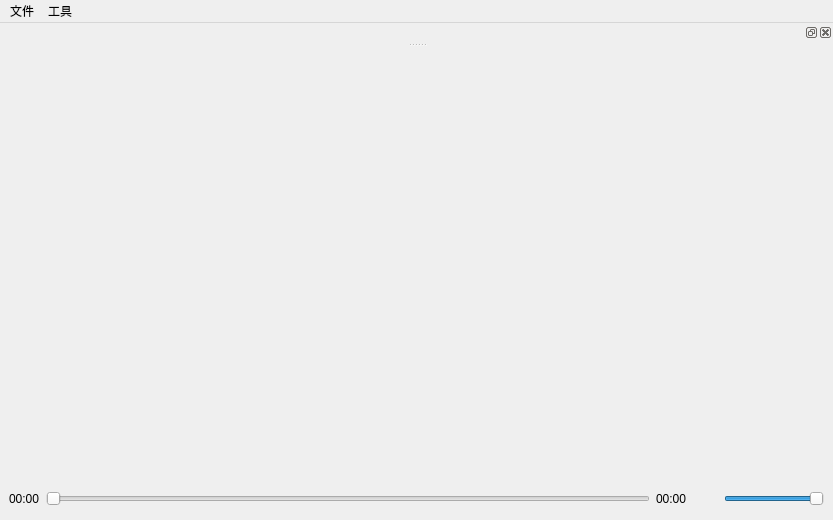
<?xml version="1.0" encoding="UTF-8"?>
<ui version="4.0">
 <class>HoloMainWindow</class>
 <widget class="QMainWindow" name="HoloMainWindow">
  <property name="geometry">
   <rect>
    <x>0</x>
    <y>0</y>
    <width>833</width>
    <height>520</height>
   </rect>
  </property>
  <property name="windowTitle">
   <string>HoloMainWindow</string>
  </property>
  <property name="styleSheet">
   <string notr="true"/>
  </property>
  <widget class="QWidget" name="centralwidget">
   <layout class="QVBoxLayout" name="verticalLayout">
    <item>
     <layout class="QGridLayout" name="gridLayout_2">
      <item row="0" column="0">
       <widget class="QLabel" name="openGLWidget">
        <property name="minimumSize">
         <size>
          <width>480</width>
          <height>360</height>
         </size>
        </property>
        <property name="text">
         <string/>
        </property>
       </widget>
      </item>
     </layout>
    </item>
    <item>
     <layout class="QGridLayout" name="gridLayout">
      <property name="sizeConstraint">
       <enum>QLayout::SizeConstraint::SetMinimumSize</enum>
      </property>
      <item row="3" column="1">
       <widget class="QSlider" name="time_slider">
        <property name="minimumSize">
         <size>
          <width>200</width>
          <height>0</height>
         </size>
        </property>
        <property name="maximumSize">
         <size>
          <width>16777215</width>
          <height>25</height>
         </size>
        </property>
        <property name="tracking">
         <bool>true</bool>
        </property>
        <property name="orientation">
         <enum>Qt::Orientation::Horizontal</enum>
        </property>
       </widget>
      </item>
      <item row="3" column="3">
       <widget class="QPushButton" name="pushButton">
        <property name="minimumSize">
         <size>
          <width>25</width>
          <height>25</height>
         </size>
        </property>
        <property name="maximumSize">
         <size>
          <width>25</width>
          <height>25</height>
         </size>
        </property>
        <property name="styleSheet">
         <string notr="true">    QPushButton:!hover{                                 
        border:none;                                    
        image:url(:/Image/icon/Image/icon/page4.png)    
}                                                       
    QPushButton:hover {                                 
        border:none;                                    
        image:url(:/Image/icon/Image/icon/page5.png);   
}                                                       
    QPushButton:pressed {                               
        border:none;                                    
        image:url(:/Image/icon/Image/icon/page4.png);   
} </string>
        </property>
        <property name="text">
         <string/>
        </property>
       </widget>
      </item>
      <item row="3" column="0">
       <widget class="QLabel" name="timestamp">
        <property name="maximumSize">
         <size>
          <width>16777215</width>
          <height>25</height>
         </size>
        </property>
        <property name="text">
         <string>00:00</string>
        </property>
       </widget>
      </item>
      <item row="1" column="1">
       <widget class="QPushButton" name="stop_play">
        <property name="minimumSize">
         <size>
          <width>25</width>
          <height>25</height>
         </size>
        </property>
        <property name="maximumSize">
         <size>
          <width>16777215</width>
          <height>25</height>
         </size>
        </property>
        <property name="styleSheet">
         <string notr="true">QPushButton:!hover{
	border:none;
	image:url(:/Image/icon/Image/icon/page1.png)
}
QPushButton:hover { 
	border:none;
	image:url(:/Image/icon/Image/icon/page0.png);
}
QPushButton:pressed { 
	border:none;
	image:url(:/Image/icon/Image/icon/page1.png);
}</string>
        </property>
        <property name="text">
         <string/>
        </property>
       </widget>
      </item>
      <item row="3" column="2">
       <widget class="QLabel" name="total_time">
        <property name="maximumSize">
         <size>
          <width>16777215</width>
          <height>25</height>
         </size>
        </property>
        <property name="text">
         <string>00:00</string>
        </property>
       </widget>
      </item>
      <item row="3" column="4">
       <widget class="QSlider" name="volume_slider">
        <property name="minimumSize">
         <size>
          <width>100</width>
          <height>0</height>
         </size>
        </property>
        <property name="maximumSize">
         <size>
          <width>75</width>
          <height>16777215</height>
         </size>
        </property>
        <property name="maximum">
         <number>128</number>
        </property>
        <property name="value">
         <number>128</number>
        </property>
        <property name="orientation">
         <enum>Qt::Orientation::Horizontal</enum>
        </property>
       </widget>
      </item>
     </layout>
    </item>
   </layout>
  </widget>
  <widget class="QMenuBar" name="menubar">
   <property name="geometry">
    <rect>
     <x>0</x>
     <y>0</y>
     <width>833</width>
     <height>33</height>
    </rect>
   </property>
   <widget class="QMenu" name="file_menu">
    <property name="title">
     <string>文件</string>
    </property>
    <addaction name="openFile"/>
    <addaction name="saveFile"/>
   </widget>
   <widget class="QMenu" name="tool_menu">
    <property name="title">
     <string>工具</string>
    </property>
    <addaction name="netMode"/>
   </widget>
   <addaction name="file_menu"/>
   <addaction name="tool_menu"/>
  </widget>
  <widget class="QDockWidget" name="dockTitleWidget">
   <attribute name="dockWidgetArea">
    <number>4</number>
   </attribute>
   <widget class="QWidget" name="dockWidgetContents_2"/>
  </widget>
  <action name="openFile">
   <property name="text">
    <string>打开</string>
   </property>
  </action>
  <action name="netMode">
   <property name="text">
    <string>网络模式</string>
   </property>
  </action>
  <action name="saveFile">
   <property name="text">
    <string>保存</string>
   </property>
  </action>
 </widget>
 <resources/>
 <connections/>
</ui>
